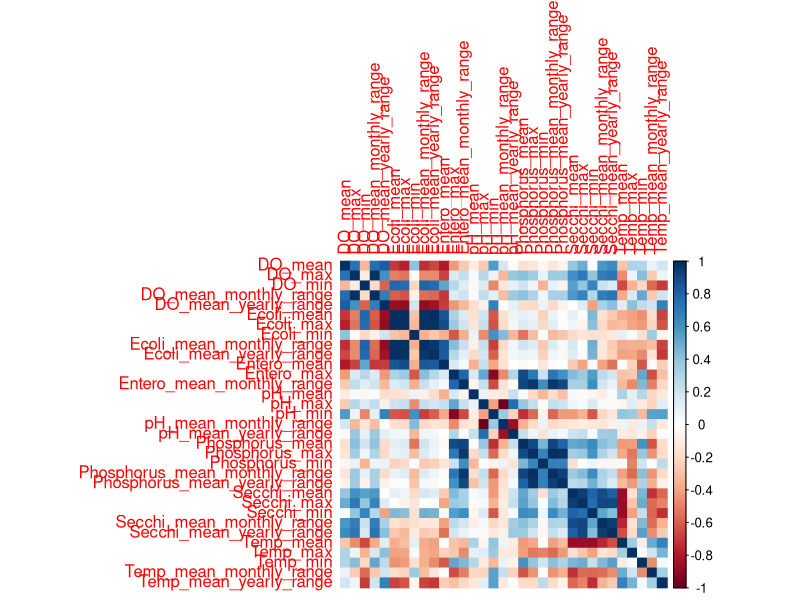
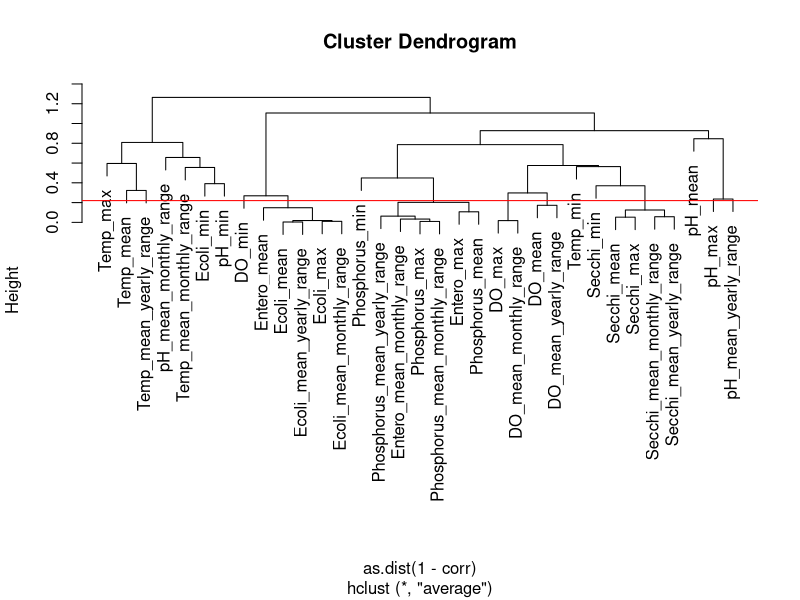
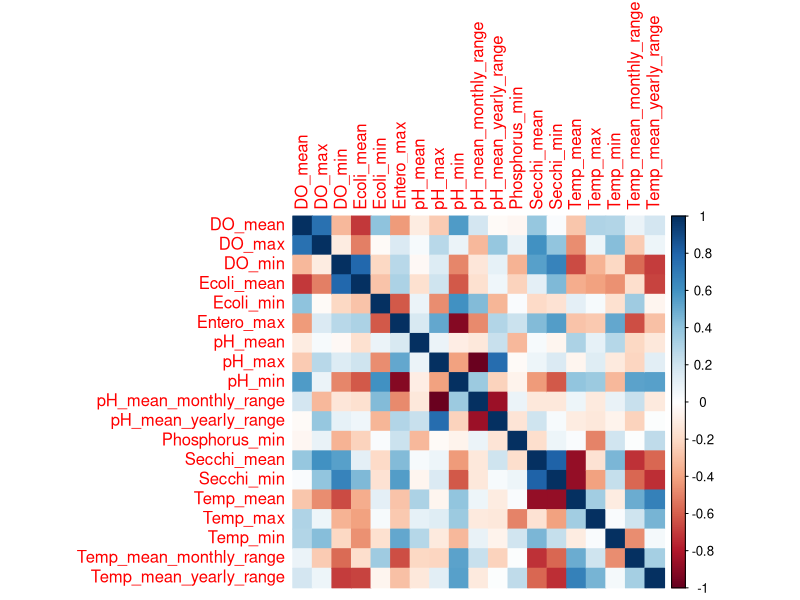
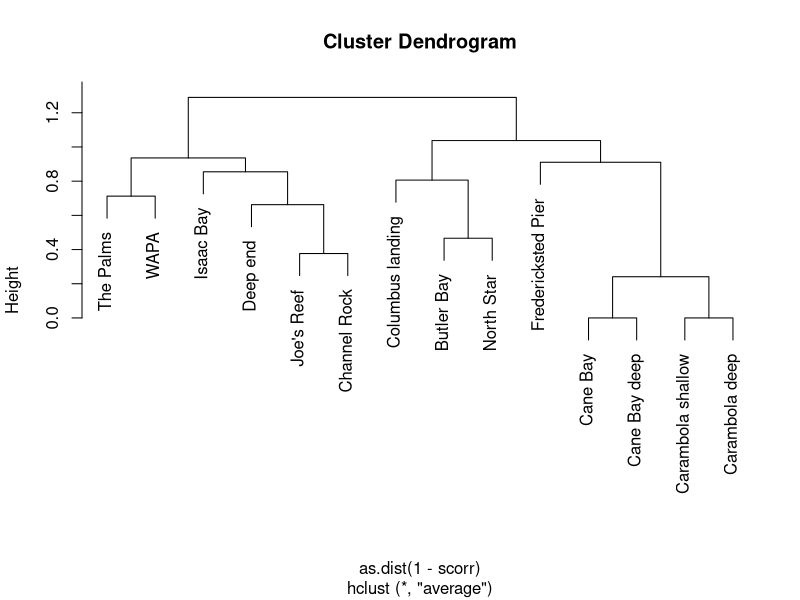
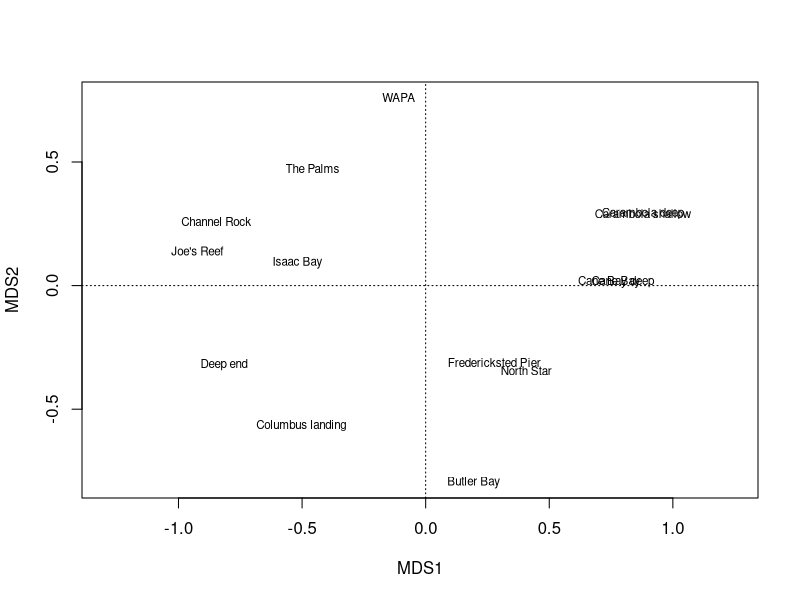
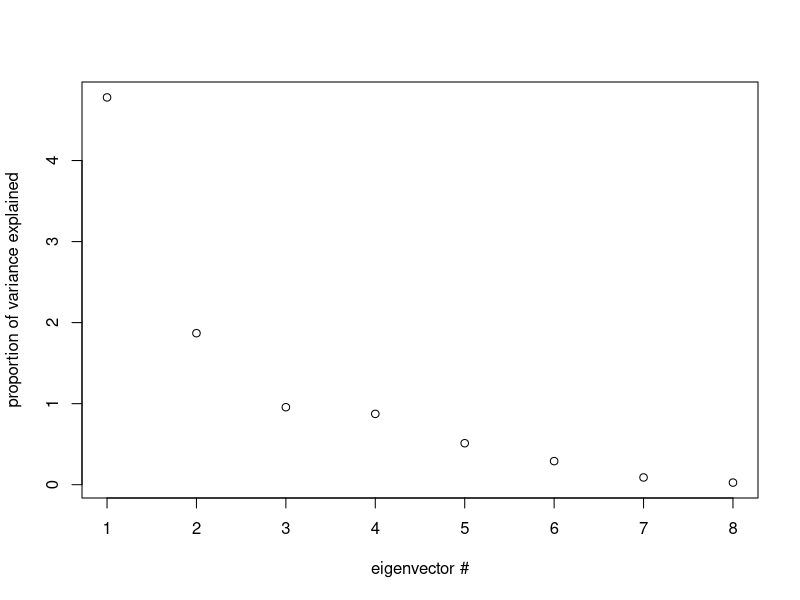
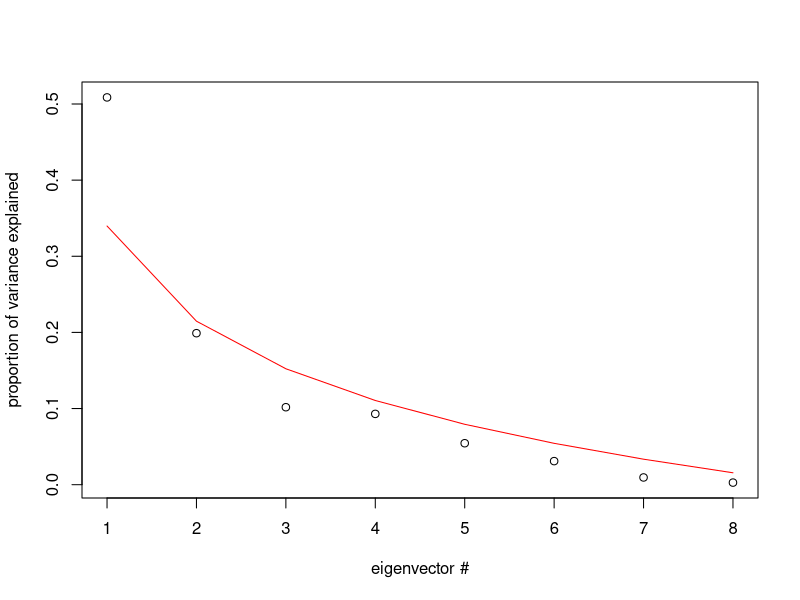
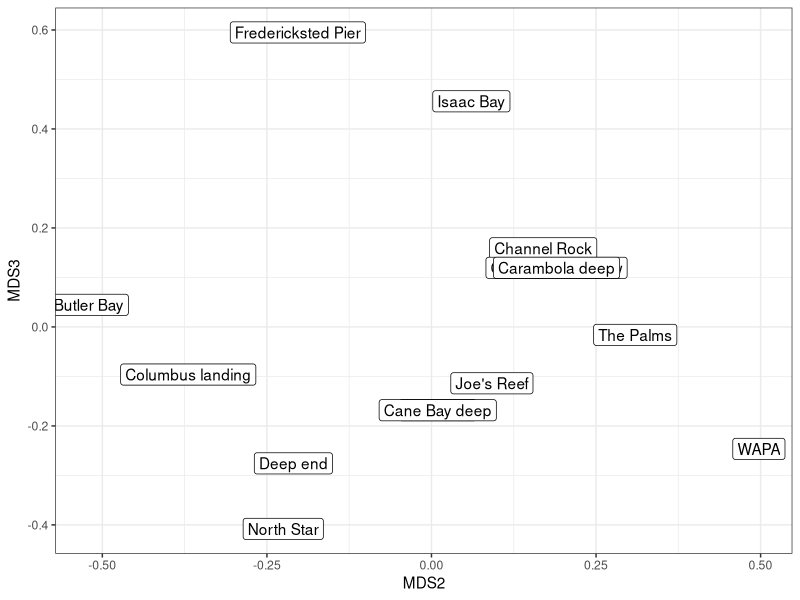

The R script that drew these images, in order:
setwd("~/Documents/STX") 
library(ggplot2)
library(vegan)
library(dplyr)
library(caret)
library(corrplot)
###----  Import environmental data
depth=read.csv("STX_Sample_depth.csv")
depth$Sample=NULL
depth=aggregate(list(numdup=rep(1,nrow(depth))),depth, length)
depth$numdup=NULL
env0=read.csv("STX_env.csv")
rownames(env0)=env0$Site
#env1=merge(env0, depth, by="Site")
#rownames(env1) <- make.names(env1$Site, unique = TRUE)
env1=env0
env1$Site=NULL
env1$Lat=NULL
env1$Lon=NULL
env1$Entero_min=NULL
env1$Entero_mean_yearly_range=NULL

# scale variables
env_scale=as.data.frame(scale(env1))
# plot correlation of variables
M0<-cor(env_scale)
corrplot(M0, method="color")

corr=cor(env_scale)
# Hierarchical Clustering with hclust
hc <- hclust(as.dist(1-corr), "ave")
# Plot the result
plot(hc)
abline(h=0.22,col="red") # choose a cutoff threshold 
cuts=cutree(hc,h=0.22)
goods=c();i=1
for (i in unique(cuts)) {
  goods[i]=names(cuts[cuts==i])[1]
}
length(goods)  # how many variables are left?
# subsetting for only the retained samples
envt_scale=as.data.frame(t(env_scale))
envt_scale=envt_scale[goods,] 
# plot correlations of retained variables
env_scale=as.data.frame(t(envt_scale))
M0<-cor(env_scale)
corrplot(M0, method="color")

# Look at environmental correlations among sites
scorr=cor(envt_scale)
hc <- hclust(as.dist(1-scorr), "ave")
# Plot the result as hierarchical clustering tree
plot(hc)
# And plot as PCA
a=capscale(as.dist(1-scorr)~1)
plot(a, scaling=1)
# eigenvalues: how many good eigenvalues (exceeding broken stick expectation) are there:
plot(a$CA$eig,ylab="proportion of variance explained",xlab="eigenvector #")
plot(a$CA$eig/sum(a$CA$eig),ylab="proportion of variance explained",xlab="eigenvector #")
lines(bstick(length(a$CA$eig)),col="red") # "broken stick" model
# Check other MDS axes
ords=scores(a,display="sites")
axes2plot=c(1:4) # which axes to plot
scores=data.frame(a$CA$u[,axes2plot])
scores=cbind(scores, colnames(envt_scale))
colnames(scores)[5]<-"Site"
ggplot(scores,aes(scores[,2],scores[,3], asp=1, label = Site)) + 
  geom_label() +
  theme_bw()+
  xlab(names(scores)[2])+
  ylab(names(scores)[3])+
  guides(size = "none")





